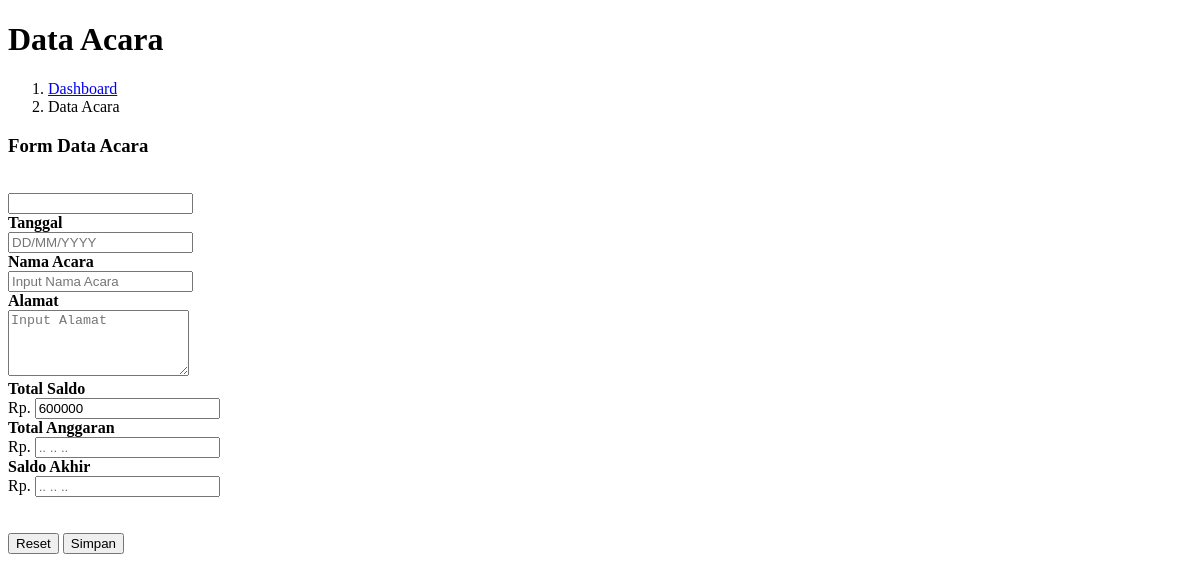
Before: /admin/data_acara.php with the older database file.
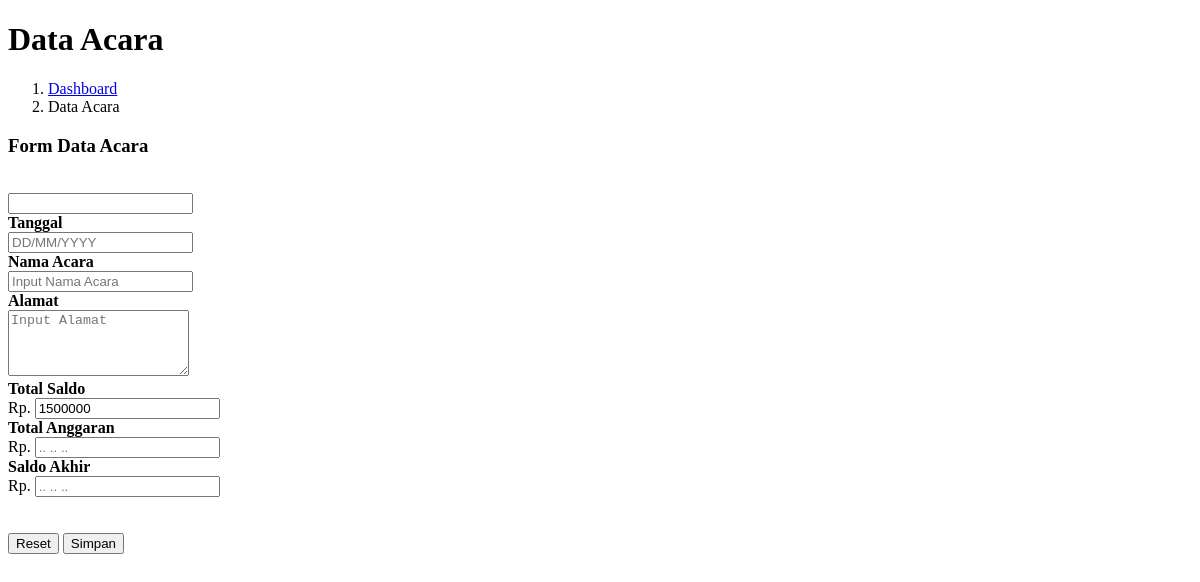
After: the same page with the newer database file.
### tables this page shows
CREATE TABLE `saldo_akhir` (
  `id_saldo_akhir` int(11) NOT NULL,
  `id_trx` int(11) NOT NULL,
  `jml_trx` varchar(255) NOT NULL,
  `jml_saldo_akhir` varchar(255) NOT NULL,
  `tgl` date NOT NULL
);

### admin/data_acara.php (the view, shortened to what this page needs)
<!DOCTYPE html>
<html>
<head>
</head>
<body>
	<div class="container">
		<div class="pagetitle">
			<h1 class="mb-1">Data Acara</h1>
			<nav>
				<ol class="breadcrumb">
					<li class="breadcrumb-item"><a href="?url=dashboard">Dashboard</a></li>
					<li class="breadcrumb-item active">Data Acara</li>
				</ol>
			</nav>
		</div>
		<div class="row">
			<div class="col-md-8">
				<div class="card">
					<div class="card-header">
						<h3>Form Data Acara</h3>
					</div>
					<div class="card-body">
						<br>
						<form method="POST">
						<input type="text" name="id" class="form-control" value="<?= $_SESSION['id']; ?>">
							<div class="mb-3 row">
								<label class="col-sm-4 col-form-label"><b>Tanggal</b></label>
								<div class="col-sm-4">
									<input id="dateacara" type="text" name="tgl" class="form-control" required placeholder="DD/MM/YYYY">
								</div>
							</div>
							<div class="mb-3 row">
								<label class="col-sm-4 col-form-label"><b>Nama Acara</b></label>
								<div class="col-sm-8">
									<input id="textarea_nmacara" maxlength="15" type="text" name="nm_acara" class="form-control" placeholder="Input Nama Acara" required>
								</div>
							</div>
							<div class="mb-3 row">
								<label class="col-sm-4 col-form-label"><b>Alamat</b></label>
								<div class="col-sm-8">
									<textarea  id="textarea_alamat" maxlength="65"  type="text" name="alamat" rows="4" class="form-control" placeholder="Input Alamat" required></textarea>
								</div>
							</div>
							<div class="mb-3 row perhitungan">
								<label class="col-sm-4 col-form-label"><b>Total Saldo</b></label>
								<div class="col-sm-8">
									<div class="input-group mb-3">
										<?php
										require '../config/config.php';
										$bulan =  date('m', strtotime(date('Y-m-d')));
										$sql = mysqli_query($koneksi,"SELECT * FROM saldo_akhir where month(tgl)='$bulan' ORDER BY id_saldo_akhir DESC LIMIT 1");
										while ($data = mysqli_fetch_array($sql)) {
											?>
											<span class="input-group-text">Rp.</span>
											<input type="text" id="bil1" name="saldo_akhir" value="<?= $data['jml_saldo_akhir']; ?>" class="form-control form-control-lg" readonly>
										<?php } ?>
									</div>
								</div>
							</div>
							<div class="mb-3 row perhitungan">
								<label class="col-sm-4 col-form-label"><b>Total Anggaran</b></label>
								<div class="col-sm-8">
									<div class="input-group mb-3">
										<span class="input-group-text">Rp.</span>
										<input type="text" id="bil2" onkeypress="return hanyaAngka(event)" name="saldo_keluar" class="form-control form-control-lg" placeholder=".. .. .. " required>
									</div>
								</div>
							</div>
							<div class="mb-3 row perhitungan">
								<label class="col-sm-4 col-form-label"><b>Saldo Akhir</b></label>
								<div class="col-sm-8">
									<div class="input-group mb-3">
										<span class="input-group-text">Rp.</span>
										<input type="text" id="hasil" name="uang_masuk2" class="form-control form-control-lg" placeholder=".. .. .. " readonly>
									</div>
								</div>
							</div>
							<br>
							<br>
							<input type="reset"  class="btn btn-danger" value="Reset">
							<input type="submit" name="add_acara" class="btn btn-primary" value="Simpan">
						</form>
					</div>
				</div>
			</div>
		</div>
	</div>
</body>
</html>

Changed rows visible on the page:
removed saldo_akhir: saldo_akhir "600000"
added saldo_akhir: saldo_akhir "1500000"
